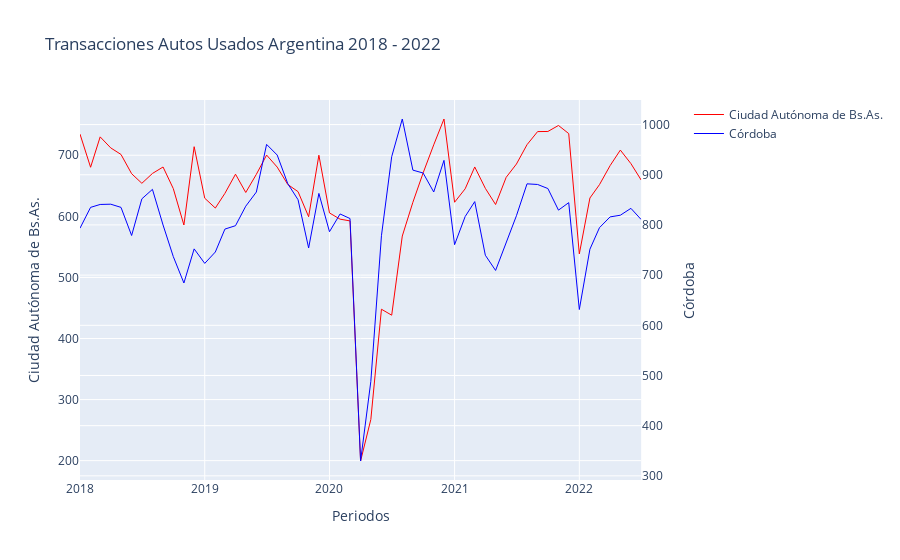

This figure's notebook cell:
### Code cell
get_line_plot(df_mes, "mes_año", "Ciudad Autónoma de Bs.As.", "Córdoba")
